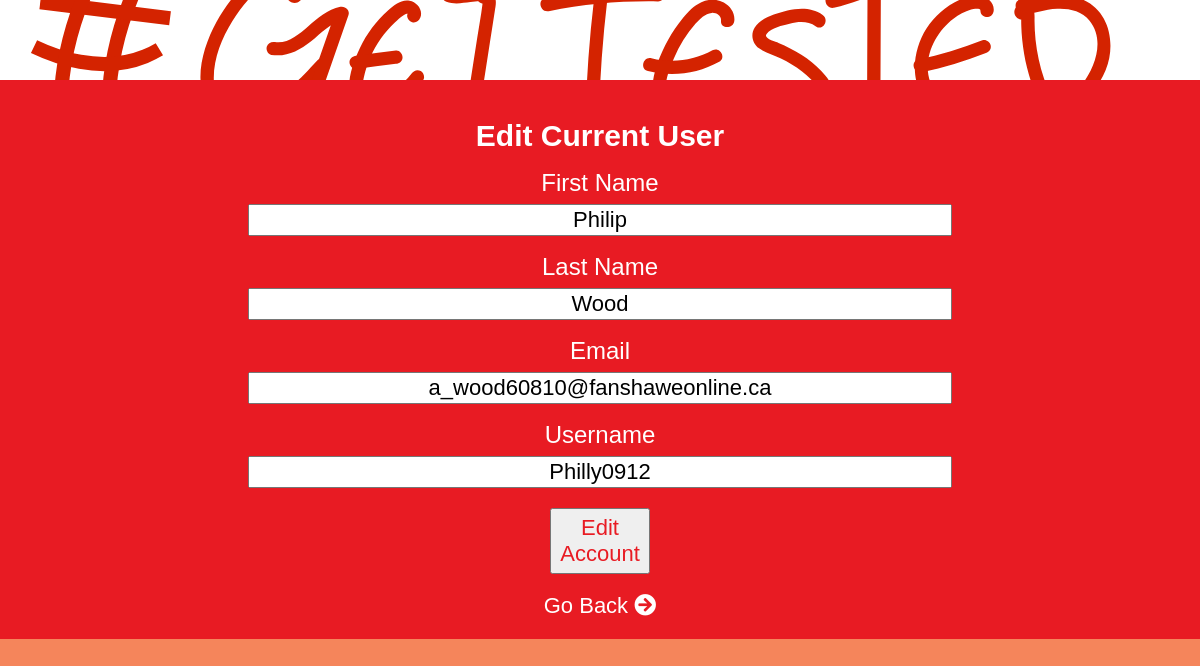
Page /admin/mng_currentuser.php (signed in) on the earlier database version.
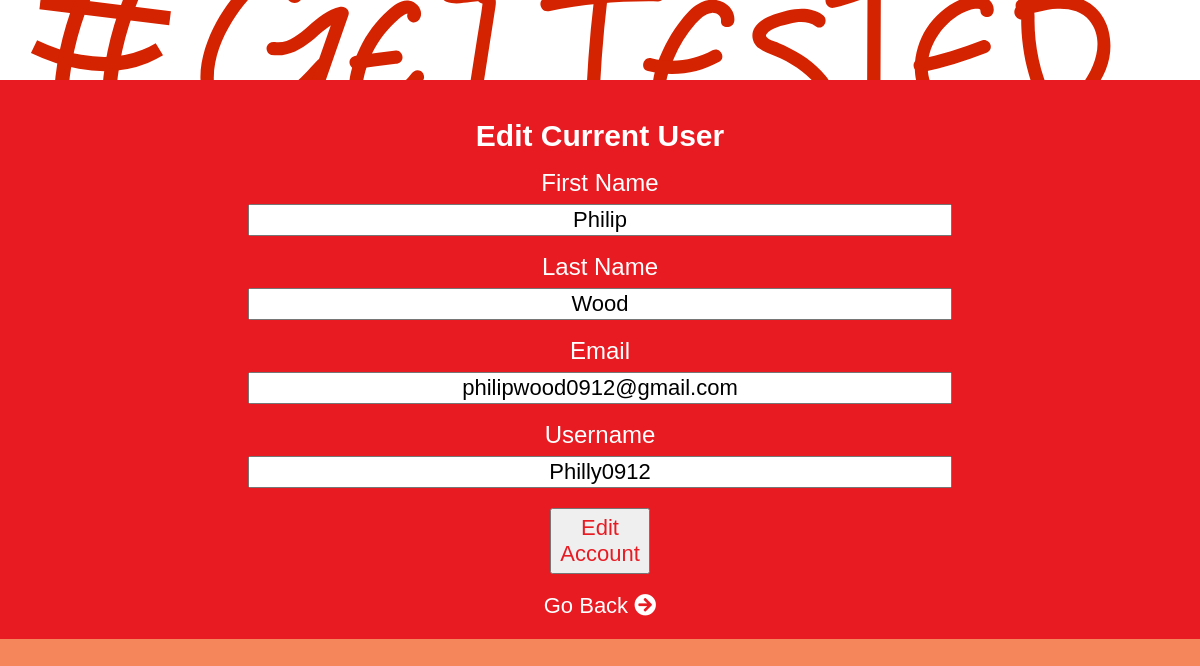
Same page on the later database version.
### tables this page shows
CREATE TABLE `tbl_users` (
  `ID` int(11) NOT NULL,
  `F_Name` varchar(30) NOT NULL,
  `L_Name` varchar(30) NOT NULL,
  `Email` varchar(50) NOT NULL,
  `User_Name` varchar(40) NOT NULL,
  `User_Pass` varchar(255) NOT NULL
);

### admin/scripts/users.php (called while the page is built, shortened)
<?php
    function getSingleUser($id){
        $pdo = Database::getInstance()->getConnection();
        $get_query = 'SELECT * FROM tbl_users WHERE ID =:id';
        $get_user = $pdo->prepare($get_query);
        $user_success = $get_user->execute(
            array(
                ':id'=>$id
            )
        );
        if($user_success && $get_user->rowCount()){
            return $get_user;
        } else {
            return false;
        }
    }

### admin/mng_currentuser.php (the view, shortened to what this page needs)
<?php
    $id = $_SESSION['user_id'];
    $current_user = getSingleUser($id);
?>
<!DOCTYPE html>
<html lang="en">
<head>
    <link rel="stylesheet" href="https://cdnjs.cloudflare.com/ajax/libs/font-awesome/5.11.2/css/all.css">
    <link rel="stylesheet" href="../public/css/main.css">
</head>
<body>
    <header>
        <img src="../public/images/fip_logo.svg" alt="logo">
    </header>
    <div class="sub-dashboard">
    <h2>Edit Current User</h2>
    <form class="dashboard-form" action="mng_currentuser.php" method="post">
    <?php if($current_user):?>
        <?php while($user_info = $current_user->fetch(PDO::FETCH_ASSOC)):?>
        <label>First Name</label>
        <input type="text" name="fname" value="<?php echo $user_info['F_Name'];?>">
        <label>Last Name</label>
        <input type="text" name="lname" value="<?php echo $user_info['L_Name'];?>">
        <label>Email</label>
        <input type="text" name="email" value="<?php echo $user_info['Email'];?>">
        <label>Username</label>
        <input type="text" name="username" value="<?php echo $user_info['User_Name'];?>">
        <button name="submit">Edit Account</button>
        <?php endwhile;?>
    <?php endif;?>
    </form>
    <a href="dashboard.php">Go Back <i class="fas fa-arrow-circle-right"></i></a>
    </div>
</body>
</html>

### public/css/main.css (style rules this page uses)
body { display:flex;flex-direction:column;margin:0 auto;justify-content:center;max-width:100%;font-family:"century-gothic",sans-serif;line-height:22px;background-image:url(../images/site_bg.png);background-repeat:no-repeat;background-position:top, center }
h2 { font-size:26px }
a { font-size:16px }
header { height:80px;display:flex;flex-direction:row;justify-content:space-between;align-items:center;padding:0px 25px;background:#fff }
.sub-dashboard { background-color:#e81b23;text-align:center;padding:20px }
.sub-dashboard h2 { color:#fff;font-size:30px }
.sub-dashboard a { text-decoration:none;color:#fff;font-size:22px }
.dashboard-form { display:flex;flex-direction:column }
.dashboard-form input { width:60%;margin:0 auto;font-size:22px;text-align:center;margin-bottom:20px }
.dashboard-form button { margin:0 auto;width:100px;padding:5px;font-size:22px;color:#e81b23;margin-bottom:20px }
.dashboard-form label { font-size:24px;color:white;margin-bottom:10px }

Differences in the rows shown:
changed tbl_users "Philip": email "a_wood60810@fanshaweonline.ca" → "philipwood0912@gmail.com"
